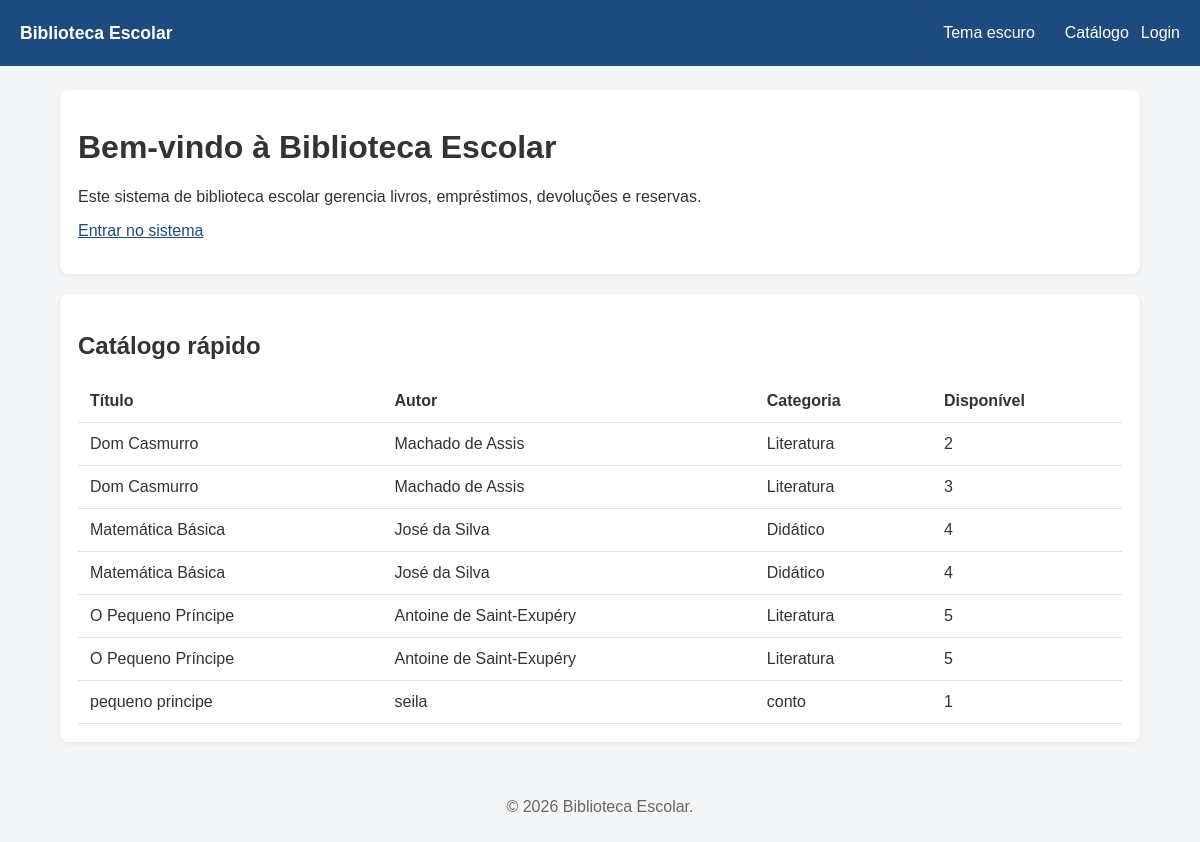
Before: / with the older database file.
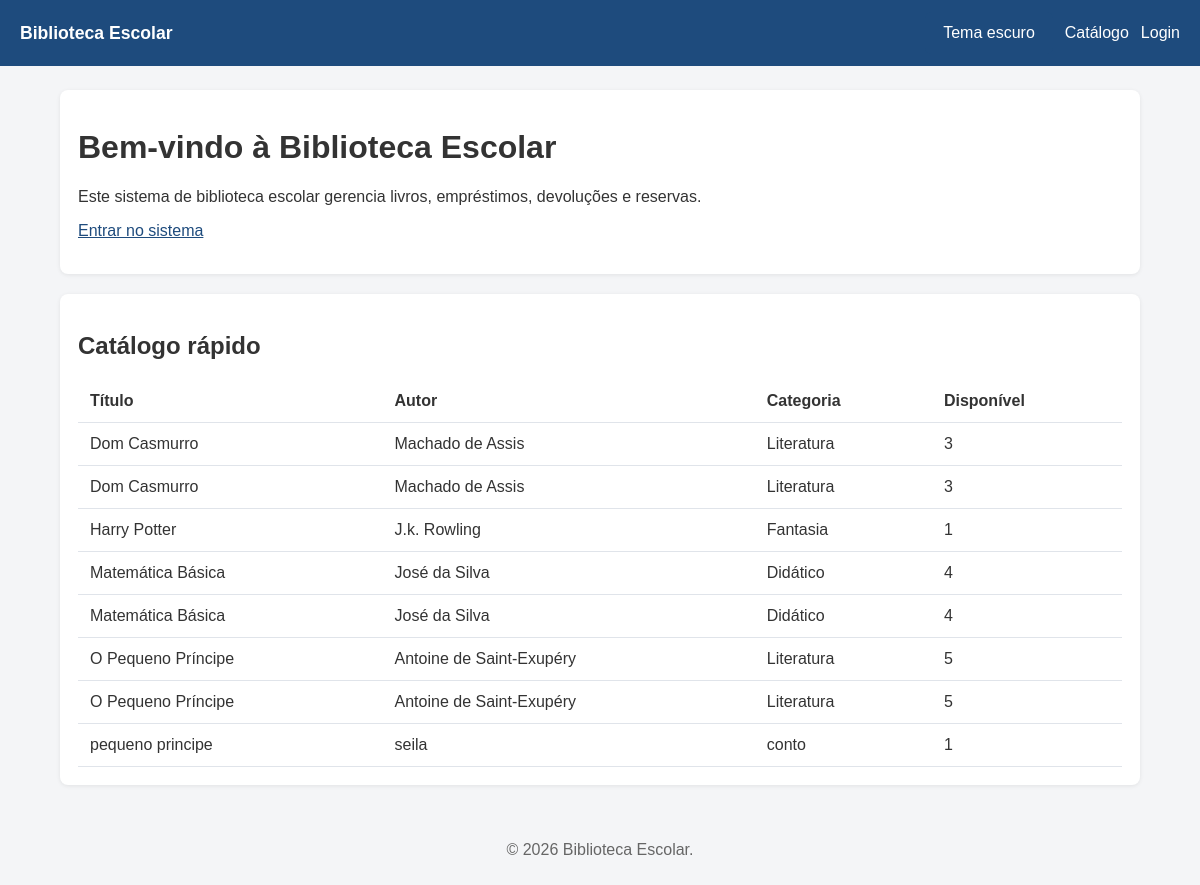
After: the same page with the newer database file.
### tables this page shows
CREATE TABLE books (
        id INTEGER PRIMARY KEY AUTOINCREMENT,
        title TEXT NOT NULL,
        author TEXT NOT NULL,
        category TEXT NOT NULL,
        isbn TEXT,
        publisher TEXT,
        year INTEGER,
        quantity INTEGER NOT NULL DEFAULT 0,
        shelf TEXT,
        internal_code TEXT,
        cover_path TEXT,
        created_at TEXT NOT NULL DEFAULT CURRENT_TIMESTAMP
    );

### includes/functions.php (called while the page is built, shortened)
<?php
require_once __DIR__ . '/auth.php';
function base_url(string $path = ''): string
{
    $base = BASE_URL;
    return rtrim($base, '/') . '/' . ltrim($path, '/');
}
function h(string $value): string
{
    return htmlspecialchars($value, ENT_QUOTES, 'UTF-8');
}

### includes/auth.php (called while the page is built, shortened)
<?php
function current_user(): ?array
{
    return $_SESSION['user'] ?? null;
}
function is_logged_in(): bool
{
    return current_user() !== null;
}

### index.php (the view, shortened to what this page needs)
<?php
require_once __DIR__ . '/includes/header.php';
$books = [];
$hasData = true;
try {
    $db = get_db();
    $stmt = $db->query('SELECT id, title, author, category, quantity FROM books ORDER BY title LIMIT 10');
    $books = $stmt->fetchAll();
} catch (Exception $e) {
    $hasData = false;
}
?>
<div class="card">
    <h1>Bem-vindo à <?php echo h(SITE_NAME); ?></h1>
    <p>Este sistema de biblioteca escolar gerencia livros, empréstimos, devoluções e reservas.</p>
    <?php if (is_logged_in()): ?>
        <p><a href="<?php echo h(base_url('dashboard.php')); ?>">Ir para o painel</a></p>
    <?php else: ?>
        <p><a href="<?php echo h(base_url('login.php')); ?>">Entrar no sistema</a></p>
    <?php endif; ?>
</div>
<div class="card">
    <h2>Catálogo rápido</h2>
    <?php if (!$hasData): ?>
        <p>O banco de dados ainda não foi inicializado. Execute <a href="<?php echo h(base_url('setup.php')); ?>">setup.php</a> para criar o esquema e dados iniciais.</p>
    <?php elseif (empty($books)): ?>
        <p>Nenhum livro encontrado no catálogo.</p>
    <?php else: ?>
        <table>
            <thead>
                <tr>
                    <th>Título</th>
                    <th>Autor</th>
                    <th>Categoria</th>
                    <th>Disponível</th>
                </tr>
            </thead>
            <tbody>
                <?php foreach ($books as $book): ?>
                    <tr>
                        <td><?php echo h($book['title']); ?></td>
                        <td><?php echo h($book['author']); ?></td>
                        <td><?php echo h($book['category']); ?></td>
                        <td><?php echo (int)$book['quantity']; ?></td>
                    </tr>
                <?php endforeach; ?>
            </tbody>
        </table>
    <?php endif; ?>
</div>
<?php require_once __DIR__ . '/includes/footer.php';

### includes/header.php (shortened to what this page needs)
<?php
require_once __DIR__ . '/auth.php';
require_once __DIR__ . '/functions.php';
$user = current_user();
?>
<!DOCTYPE html>
<html lang="pt-BR">
<head>
    <link rel="stylesheet" href="<?php echo h(base_url('css/style.css')); ?>">
</head>
<body>
<header>
    <div class="brand"><a href="<?php echo h(base_url('index.php')); ?>"><?php echo h(SITE_NAME); ?></a></div>
    <nav>
        <button id="theme-toggle" type="button">Tema escuro</button>
        <a href="<?php echo h(base_url('index.php')); ?>">Catálogo</a>
        <?php if ($user): ?>
            <a href="<?php echo h(base_url('dashboard.php')); ?>">Painel</a>
            <?php if (user_has_role(['Administrador', 'Bibliotecário'])): ?>
                <a href="<?php echo h(base_url('books.php')); ?>">Livros</a>
                <a href="<?php echo h(base_url('loans.php')); ?>">Empréstimos</a>
                <a href="<?php echo h(base_url('reports.php')); ?>">Relatórios</a>
            <?php endif; ?>
            <a href="<?php echo h(base_url('reservations.php')); ?>">Reservas</a>
            <a href="<?php echo h(base_url('logout.php')); ?>">Sair</a>
            <span class="nav-user">Olá, <?php echo h($user['name']); ?> (<?php echo h($user['role_name']); ?>)</span>
        <?php else: ?>
            <a href="<?php echo h(base_url('login.php')); ?>">Login</a>
        <?php endif; ?>
    </nav>
</header>
<main>

### includes/footer.php (shortened to what this page needs)
</main>
<footer>
    <p>&copy; <?php echo date('Y'); ?> <?php echo h(SITE_NAME); ?>.</p>
</footer>
</body>
</html>

### css/style.css (style rules this page uses)
:root { --bg: #f4f5f7; --text: #333; --header-bg: #1e4b7d; --header-text: #ffffff; --card-bg: #ffffff; --border: #e0e4ea; --input-bg: #ffffff; --input-border: #ccd0d9; --button-bg: #1e4b7d; --button-color: #ffffff; --button-hover: #153b61; --link-color: #1e4b7d; --table-bg: #ffffff; --footer-text: #666; --flash-success-bg: #d4f0dd; --flash-success-border: #8fd19b; --flash-error-bg: #fde2df; --flash-error-border: #f0a09c; --action-bg: #0f6d3f; --action-hover: #0b562f; }
body { margin: 0; font-family: Arial, sans-serif; background: var(--bg); color: var(--text); }
header { background: var(--header-bg); color: var(--header-text); padding: 12px 20px; display: flex; align-items: center; justify-content: space-between; }
header .brand a { color: var(--header-text); text-decoration: none; font-weight: bold; font-size: 1.1rem; }
header nav { display: flex; gap: 12px; align-items: center; }
header nav a { color: var(--header-text); text-decoration: none; }
main { max-width: 1080px; margin: 24px auto; padding: 0 20px; }
footer { padding: 16px 20px; text-align: center; color: var(--footer-text); }
.card { background: var(--card-bg); border-radius: 8px; padding: 18px; box-shadow: 0 1px 4px rgba(0,0,0,0.08); margin-bottom: 20px; }
button, input[type="submit"] { background: var(--button-bg); color: var(--button-color); border: none; padding: 12px 18px; border-radius: 6px; cursor: pointer; font-size: 1rem; }
button#theme-toggle { min-width: 120px; }
a { color: var(--link-color); }
table { width: 100%; border-collapse: collapse; margin-top: 12px; background: var(--table-bg); }
table th, table td { padding: 12px; border-bottom: 1px solid var(--border); text-align: left; }

Changed rows visible on the page:
changed books (number 1 of 8 on the later page): quantity "2" → "3"
added books: title "Harry Potter", author "J.k. Rowling", category "Fantasia", quantity "1"
